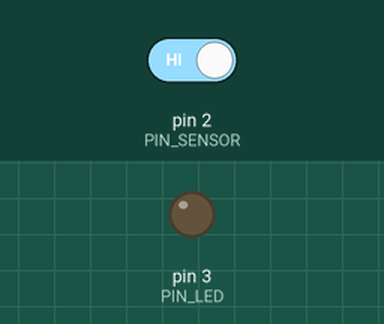
The sketch below on a simulated Arduino Uno, built with avr-gcc and run on an emulated ATmega328P. Shown: output pins drawn as LEDs (lit = HIGH). The inputs (shaded band) are chosen by the test bench; at power-on: pin 2 (PIN_SENSOR) HIGH.

Above: at 1.2 s.
1.3 s: pin 2 (PIN_SENSOR) driven LOW
At 2.1 s:
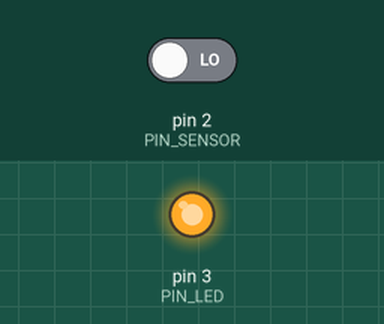
2.8 s: pin 2 (PIN_SENSOR) driven HIGH
At 3.2 s:
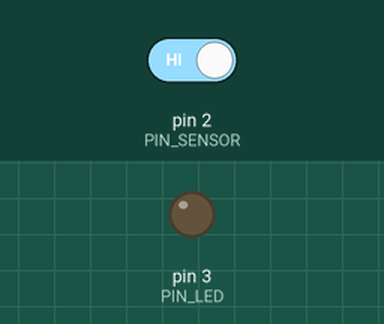
Timing chart, 0 to 5.8 s (numbered marks = the images above; inputs shaded):
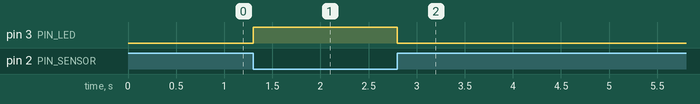

Measured:
- after the input at 1.3 s, pin 3 (PIN_LED): LOW → HIGH at once
- after the input at 2.8 s, pin 3 (PIN_LED): HIGH → LOW at once

The sketch:

tesPendeteksiLogam.ino
```cpp
// Contoh penggunaan sensor LJ12A3-4-Z/BX
//   untuk mendeteksi logam

const byte PIN_SENSOR = 2;
const byte PIN_LED = 3;

void setup()
{
  pinMode(PIN_SENSOR, INPUT);
  pinMode(PIN_LED, OUTPUT);
}

void loop()
{
  int nilaiSensor = digitalRead(PIN_SENSOR);

  if (nilaiSensor == LOW)
    digitalWrite(PIN_LED, HIGH);
  else
    digitalWrite(PIN_LED, LOW);

  delay(100);
 }
```
